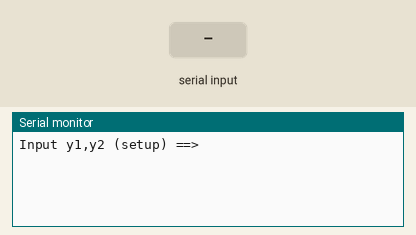
The sketch below on a simulated Arduino Uno, built with avr-gcc and run on an emulated ATmega328P. On the bench: the last lines printed to the serial monitor. The test bench sets the inputs (shaded band).

Above: at 0.9 s.
1.0 s: "90,45,200\n" received over Serial
At 1.8 s:
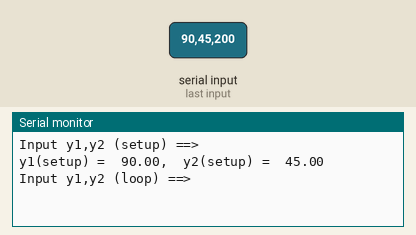
2.5 s: "30,150,10\n" received over Serial
At 2.57 s:
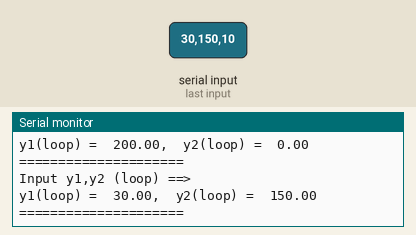

Measured:
- after the input at 1.0 s, the serial monitor: prints a new line at once (image 1)
- after the input at 2.5 s, the serial monitor: prints a new line at once (image 2)

The sketch:

2-5.ino
```cpp
float y1, y2 ;
void setup() {
  // 시리얼 통신 속도 설정 : 속도 9600 bps, 8데이터 비트, 패리티 없음, 한 개의 스톱비트
 Serial.begin(9600) ;
 Serial.println("Input y1,y2 (setup) ==>");

 while(1) { // PC에서 실수 데이터가 전송될때 까지 기다린다.
       if(Serial.available() > 0 ) break;
      }
      y1 = Serial.parseFloat();
      y2 = Serial.parseFloat();
      Serial.print("y1(setup) =  ");
      Serial.print(y1);

      Serial.print(",  y2(setup) =  ");
      Serial.println(y2);


}

void loop() {
     Serial.println("Input y1,y2 (loop) ==>");


  while(1) { // PC에서 실수 데이터가 전송될때 까지 기다린다.
       if(Serial.available() > 0 ) break;
      }
      y1 = Serial.parseFloat();
      y2 = Serial.parseFloat();
      Serial.print("y1(loop) =  ");
      Serial.print(y1);

      Serial.print(",  y2(loop) =  ");
      Serial.println(y2);

      Serial.println("=====================");
  }
```
